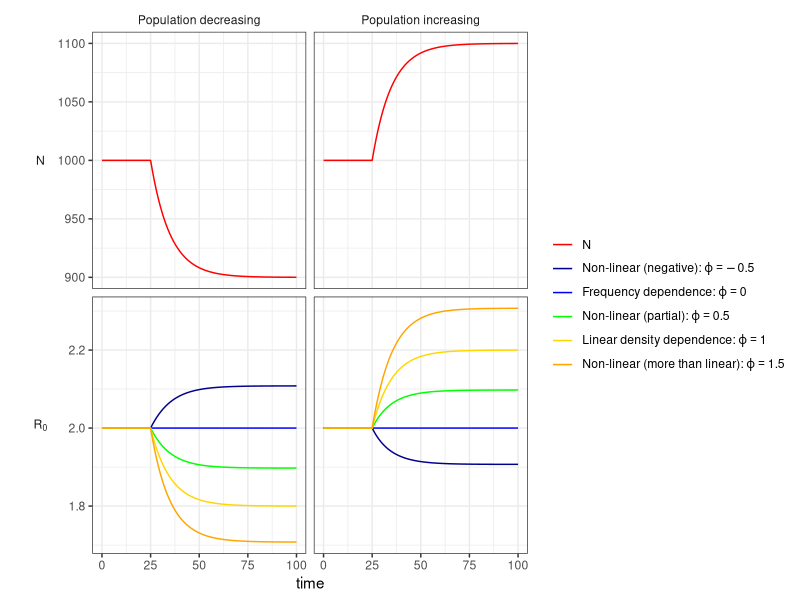
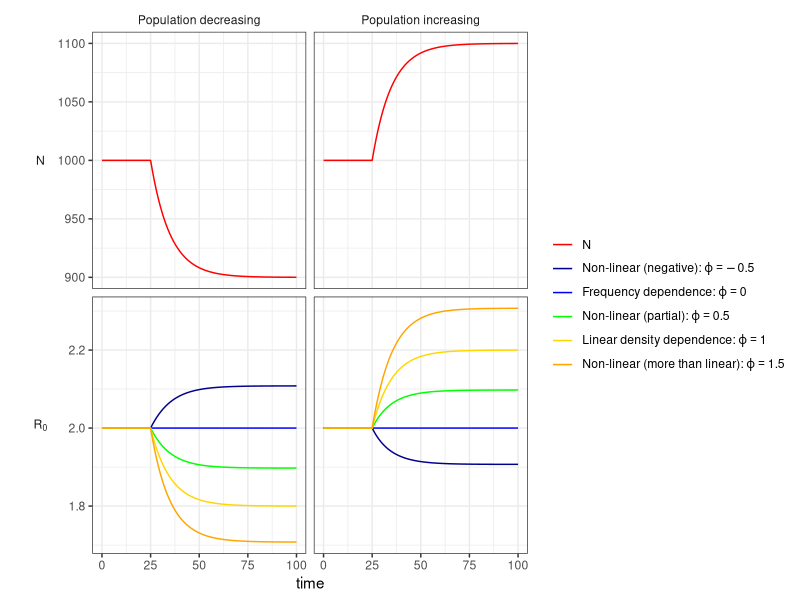

Here is the R script that generated these plots, in order:
library(deSolve)
library(tidyverse)
library(ggplot2)


det_phi <- function(t, state, parameters) {
  with(as.list(c(state, parameters)),{
    
    if(t < transfer_switch){
      transfer_in = transfer1
      transfer_out = transfer1  
    } else {
      transfer_in = transfer2
      transfer_out = transfer1  
      
    }
    
    
    beta = b/S0^phi
    N = S + I + R
    pI = I/N
    pI_index = 1/N
    FOI = (beta * pI * N^phi)
    FOI_index = (beta * pI_index * N^phi)
    
    dS = S0*transfer_in - S*FOI - S*transfer_out
    dI = S*FOI - gamma*I - I*transfer_out
    dR = gamma*I - R*transfer_out
  
    list(c(dS, dI, dR))
    
    })}
  
max_time = 100
pars = list(S0 = 1000
            , transfer1 = 0.1
            , transfer2 = 0.2
            , transfer_switch = 25
            , b = 2/5, phi = 0, gamma = 1/5)
inits <- c(S = pars$S0, I = 0, R = 0 )

phi_vec = seq(-0.5, 1.5, by = 0.5)
transfer2_vec = c(0.09, 0.1, 0.11)
# this_phi = phi_vec[1]
this_out = NULL
for(this_transfer2 in transfer2_vec){
  for(this_phi in phi_vec){
    this_out_piece <- ode(y = inits, times = 0:max_time, func = det_phi
                          , parms = pars %>% 
                            replace(c("phi", "transfer2"), c(this_phi, this_transfer2))) %>% 
      as.data.frame %>% as_tibble %>% 
      mutate(phi = this_phi, transfer2 = this_transfer2)
    
    if(is.null(this_out)){
      this_out <- this_out_piece
    } else {
      this_out <- rbind(this_out, this_out_piece)
    }
  }
}

par_labeller <- function(variable,value){
  if (variable=="name") {
    return(list(
      N="N",
      R0=expression(R[0])
    )[value])
  } else {
    return(value)
  }
}

model_colours = c(N = "red", 
                  `\"Non-linear (negative):\"~varphi==-0.5` = alpha("darkblue", 1), 
                  # `Non-linear (negative) - diurnal` = alpha("darkblue", 1), 
                  `\"Frequency dependence:\"~varphi==0` = alpha("blue", 1), 
                  # `Frequency dependence - diurnal` = alpha("blue", 1), 
                  `\"Non-linear (partial):\"~varphi==0.5` = alpha("green", 1), 
                  # `Non-linear (partial) - diurnal` = alpha("green", 1), 
                  `\"Linear density dependence:\"~varphi==1` = alpha("gold", 1), 
                  # `Linear density dependence - diurnal` = alpha("gold", 1), 
                  `\"Non-linear (more than linear):\"~varphi==1.5` = alpha("orange", 1) 
                  # `Non-linear (more than linear) - diurnal` = alpha("orange", 1)
                  )


this_out %>% 
  mutate(N = S + I + R
         , beta = pars$b/pars$S0^phi
         , R0 = beta*N^phi/pars$gamma
         , phi = factor(phi, levels = phi_vec)
  ) %>% 
  pivot_longer(-c("time", "phi", "transfer2")) %>% 
  mutate(demog_label = c("Population decreasing", "Population constant", "Population increasing")[match(transfer2, transfer2_vec)]) %>% 
  filter(demog_label != "Population constant") %>% 
  filter(name %in% c("N", "R0")) %>% 
  mutate(label = case_when(name == "N" ~ "N", 
                           phi == -0.5 ~ "\"Non-linear (negative):\"~varphi==-0.5", 
                           phi == 0 ~ "\"Frequency dependence:\"~varphi==0", 
                           phi == 0.5 ~ "\"Non-linear (partial):\"~varphi==0.5", 
                           phi == 1 ~ "\"Linear density dependence:\"~varphi==1", 
                           phi == 1.5 ~ "\"Non-linear (more than linear):\"~varphi==1.5", 
  )) %>% 
  mutate(label = factor(label, levels = names(model_colours))) %>% 
  # mutate(label = ifelse(name == "N", "N", as.character(phi)) 
  #        %>% factor(levels = c(phi_vec, "N"))
  #        ) %>% 
  # mutate(name_label = fct_relabel(name_label, levels = c("N", expression(R_0)))) %>% 
  # mutate(name_label = ifelse(name == "N", expression(N), expression(R_0))) %>% 
  ggplot(aes(x = time, y = value, colour = label)) + 
  geom_line() + 
  facet_grid(name~demog_label, scales = "free_y", labeller = par_labeller, switch = "y") + 
  theme_bw() + 
  # expand_limits(y = 0) + 
  # labs(y = "", colour = expression(italic(varphi))) + 
  labs(y = "", colour = "") + 
  # scale_colour_manual(values = c(`-0.5`="purple", `0`="deepskyblue4", `0.5`="darkturquoise", `1`="green3", `1.5`="gold", N="red"))+
  scale_colour_manual(values = model_colours, labels = lapply(names(model_colours), \(x) parse(text = x))) +
  theme(strip.text.y.left = element_text(angle = 0), strip.placement = "outside", strip.background = element_blank())


ggsave(filename = "output/Box1_det_phi.png", units = "cm", width = 18, height = 6, dpi = 600)
